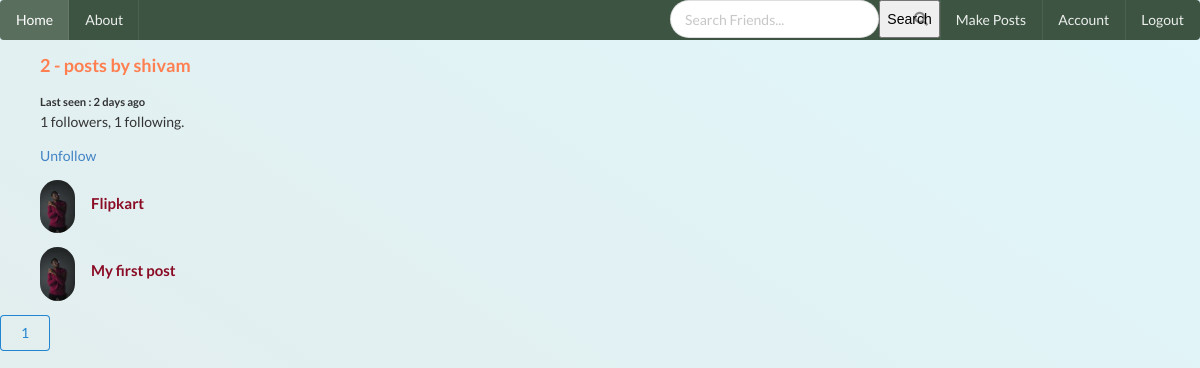
Page /user/shivam (signed in) on the earlier database version.
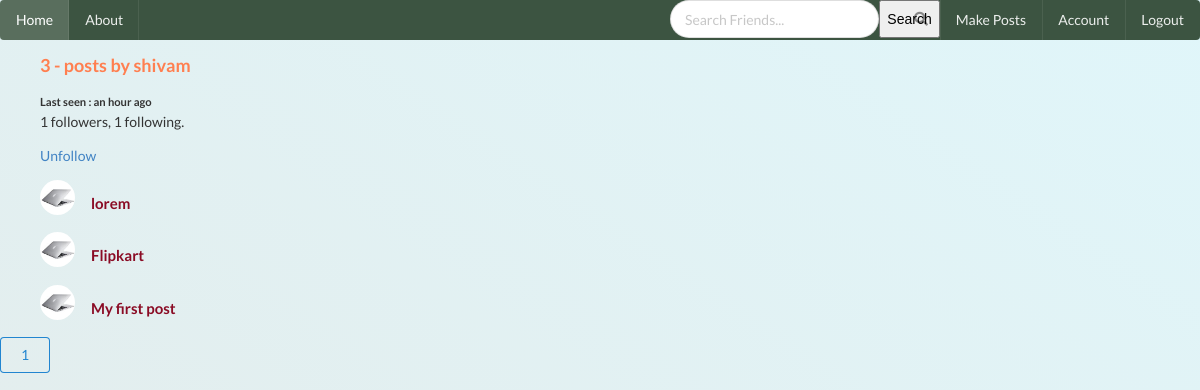
Same page on the later database version.
### social_media/models.py (models this page shows, shortened)
class User(db.Model, UserMixin):
    id = db.Column(db.Integer, primary_key = True)
    username = db.Column(db.String(20), nullable = False, unique = True)
    email = db.Column(db.String(50), nullable = False, unique = True)
    image_file =db.Column(db.String(20), nullable = False, default = 'default.jpg')
    password = db.Column(db.String(60), nullable = False)
    posts = db.relationship("Post", backref ='author', lazy = True,cascade="all,delete")
    last_seen = db.Column(db.DateTime, default = datetime.utcnow)
    followed = db.relationship(
        'User', secondary = followers,
        primaryjoin = (followers.c.follower_id == id),
        secondaryjoin = (followers.c.followed_id == id),
        backref = db.backref('followers', lazy ='dynamic'), lazy = 'dynamic')
    def is_following(self, user):
        return self.followed.filter(followers.c.followed_id == user.id). count()>0

class Post(db.Model):
    __searchable__=['content']
    id = db.Column(db.Integer, primary_key = True)
    title = db.Column(db.String(100),nullable=False)
    date_posted = db.Column(db.DateTime, nullable=False, default = datetime.utcnow)
    content = db.Column(db.Text, nullable = False)
    user_id = db.Column(db.Integer, db.ForeignKey('user.id'), nullable=False)
    comments = db.relationship('Comment', backref = 'article', lazy = True, cascade="all,delete")

### social_media/users/routes.py (the view)
@users.route('/user/<string:username>')
@login_required
def user_posts_info(username):
    page = request.args.get('page', 1, type= int)
    user = User.query.filter_by(username= username).first()
    if user is None:
        return render_template('errors/403.html'), 403
    posts = Post.query.filter_by(author = user).order_by(Post.date_posted.desc()).paginate(page = page, per_page=8)
    return render_template('user.html',posts = posts, user = user)

### social_media/models.py (called while the page is built)
@login_manager.user_loader
def load_user(user_id):
    return User.query.get(int(user_id))

### social_media/templates/user.html (shortened to what this page needs)
{% extends 'base.html' %}
{% block content %}
<ul>
<h3 style="color: coral;">{{ posts.total }} - posts by  {{ user.username }}</h3>
{% if current_user.username == user.username %}
<small><b>Last seen : active now</b></small>
{% else %}
<small><b>Last seen : {{ moment(user.last_seen).fromNow() }}</b></small>
{% endif %}
<p>{{ user.followers.count() }} followers, {{ user.followed.count() }} following.</p>
  {% if user == current_user %}
  <p><a href="{{ url_for('users.account') }}">Edit your profile</a></p>
  {% elif not current_user.is_following(user) %}
  <p>
  <a href="{{ url_for('users.follow', username = user.username) }}">Follow</a>
  </p>
 {% else %}
 <p>
  <a href="{{ url_for('users.unfollow', username = user.username) }}">Unfollow</a>
  </p>
   {% endif %}
</ul>
    {% for post in posts.items %}
    <ul style="border: 2px rgb(255, 255, 255);">
    <div class="ui feed">
    <div class="event">
        <div class="label">
          <img class="ui small circular image" src="{{ url_for('static', filename = 'profile/' + post.author.image_file) }}">
        </div>
        <div class="content">
          <div class="extra text">
            <h4><a  href="{{ url_for('posts.post', post_id = post.id) }}" style="color: rgb(138, 11, 36);">{{ post.title }}</a></h4>
      </ul>
    {% endfor %}
{% for page_num in posts.iter_pages(left_edge =1, right_edge=1, left_current =1,right_current =2) %}
{% if page_num %}
{% if posts.page == page_num %}
<a href="{{ url_for('users.user_posts_info', username = user.username, page = page_num) }}"><button class="ui blue basic button">
  {{ page_num }}
</button>
</a>
{% else %}
<a href="{{ url_for('users.user_posts_info', username = user.username, page = page_num) }}"><button class="ui green basic button">
  {{ page_num }}
</button>
</a>
{% endif %}
{% else %}
    ...
{% endif %}
{% endfor %}
{% endblock %}

Differences in the rows shown:
changed User "shivam": last_seen "2 days ago" → "an hour ago"
added Post: image_file (picture), title "lorem"
changed through a linked row, Post "Flipkart": image_file: a different picture
changed through a linked row, Post "My first post": image_file: a different picture
Other differences:
{{ posts.total }}: "2" → "3"
